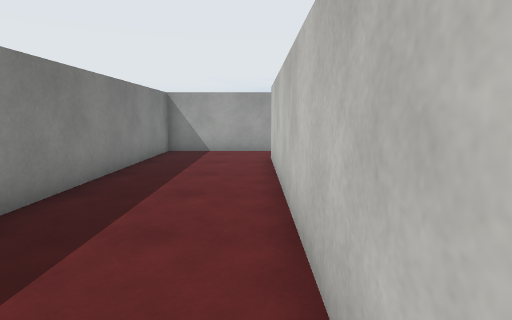
View 1 (above)

19 first-person views from a walk through a scene from a Unity 3-D project. The camera is 1.4 m above the floor, tilts 8° down and sees 80° across. The floor is counted in squares, 1 m on a side. Each view is taken from the middle of a square. On the plan, view 1 faces up. The plan holds only what a view shows up to about 14 squares ahead; the rest is blank. The player is left out. Surface patterns are stand-ins for the level's own textures.

View 2
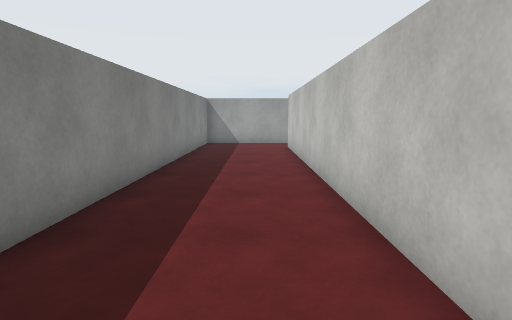

View 3
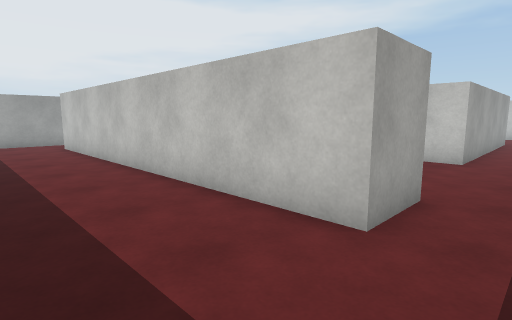

View 4
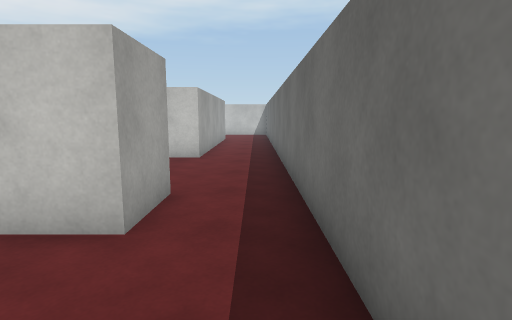

View 5
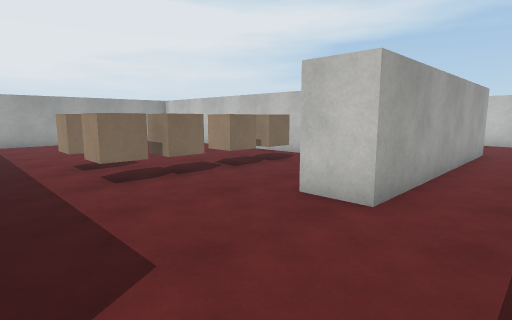

View 6
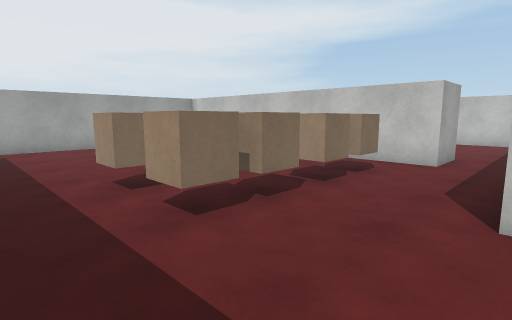

View 7
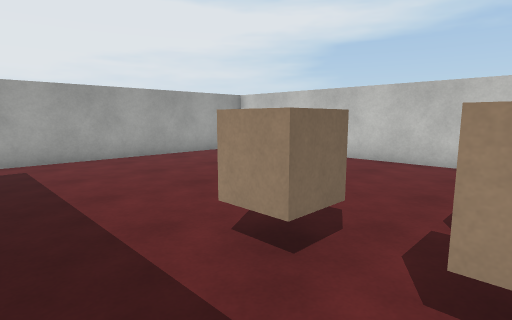

View 8
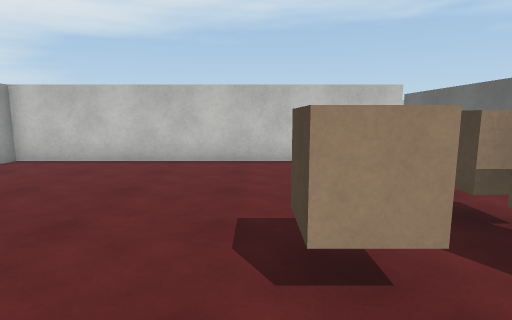

View 9
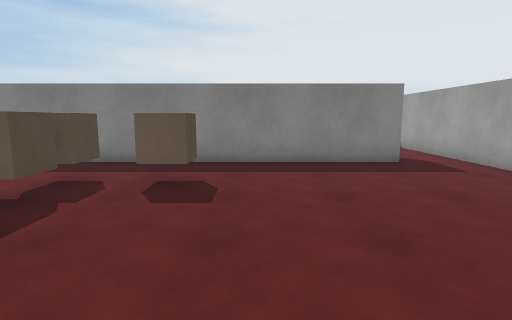

View 10
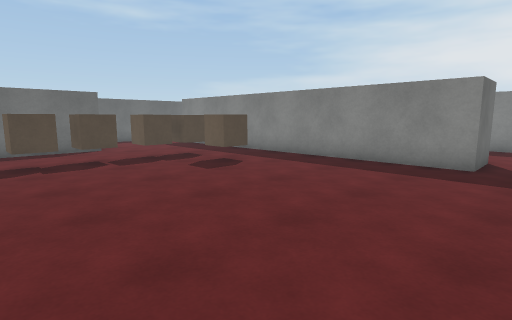

View 11
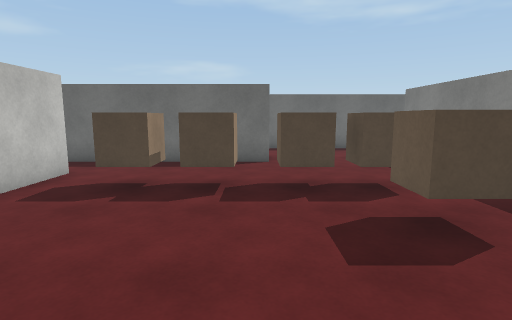

View 12
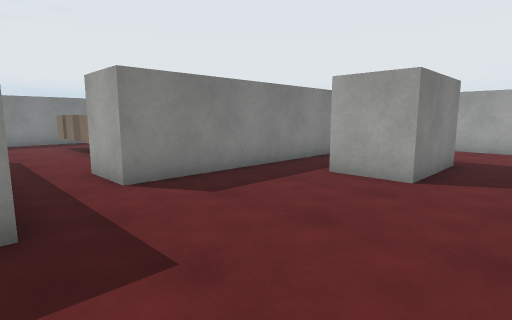

View 13
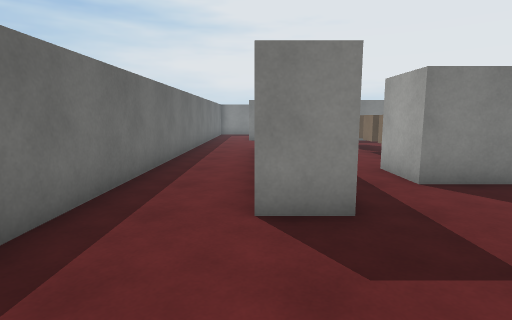

View 14
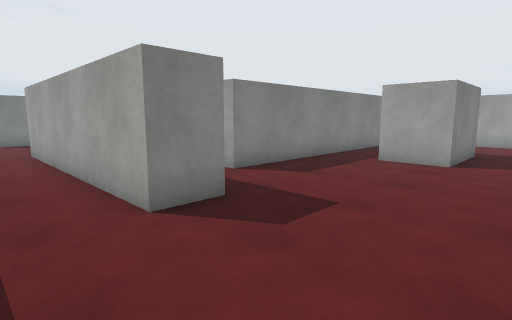

View 15
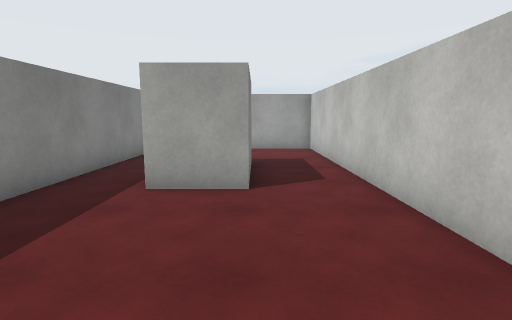

View 16
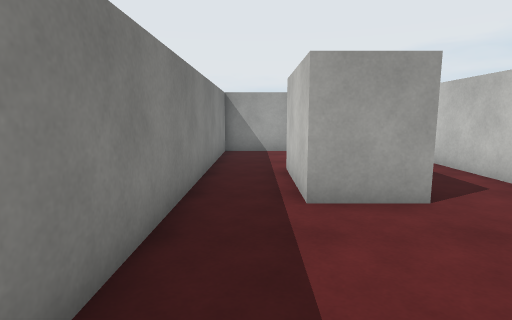

View 17
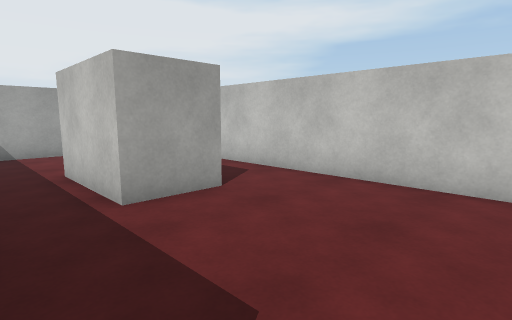

View 18
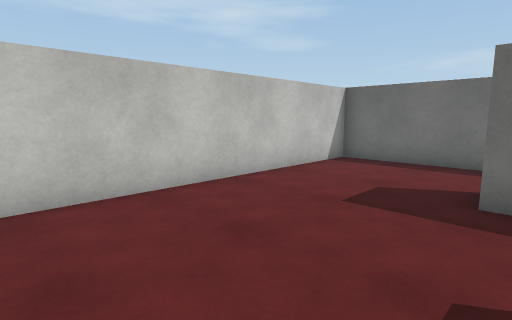

View 19
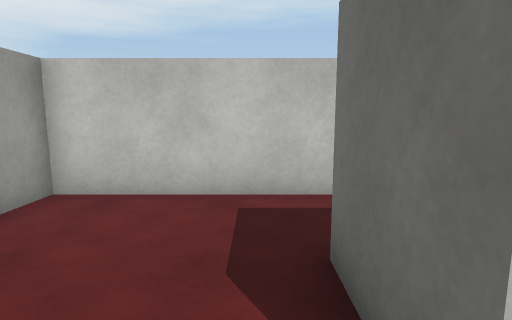

### Floor plan
Points are (right, up) in squares from view 1. A wall is a line through its corners. A room is listed if a view was taken in it or the views show most of it. See-through windows are left out.
Room 1 (views 1, 2, 3, 4)
walls: (0.5, -3.4) (0.5, 10.5); (0.5, 12.7) (-3.7, 12.7) (-3.7, -1); (-2.1, -5.8) (0.4, -5.8)
ways out: opening at (1.5, -4.5) to room 2; opening at (1.5, 11.5) to room 2
Room 2 (views 5, 6, 7, 8, 9, 10, 11)
walls: (12.7, 0.4) (12.7, 12.7) (0.5, 12.7); (7.6, -3) (7.6, -1.6) (11.5, -1.6); (0.5, 10.5) (2.5, 10.5) (2.5, -3.4) (0.5, -3.4); (0.4, -5.8) (6.4, -5.8)
ways out: opening at (1.5, -4.5) to room 1; opening at (1.5, 11.5) to room 1; opening at (7.5, -4.5) to room 3; opening at (12.5, -0.5) to room 3
objects: other object (5, 2) to (6, 2); other object (5, 4) to (6, 5); other object (7, 2); other object (9, 2); other object (10, 2) to (11, 2)
Room 3 (views 12, 13, 14, 15, 16, 17, 18)
walls: (16.4, -1.6) (16.8, -1.6) (16.8, -3) (7.6, -3); (11.5, -1.6) (14, -1.6); (14.7, 4.6) (14.7, 0.4) (12.7, 0.4); (18.9, 4.9) (16.8, 4.9); (6.4, -5.8) (21.4, -5.8) (21.4, 3.5)
ways out: opening at (7.5, -4.5) to room 2; opening at (12.5, -0.5) to room 2; opening at (16, 5) to room 4; opening at (20.5, 4.5) to room 4
Room 4 (view 19)
walls: (16.8, 4.9) (16.8, 8.3) (18.9, 8.3) (18.9, 4.9); (21.4, 3.5) (21.4, 12.7) (14.7, 12.7) (14.7, 4.6)
ways out: opening at (16, 5) to room 3; opening at (20.5, 4.5) to room 3

Positions as (right, up) in squares from view 1, and headings:
1: (0, 0), facing up
2: (-1, -4), facing up
3: (-3, -5), facing up-right
4: (-3, -5), facing right
5: (3, -5), facing up-right
6: (3, -2), facing up-right
7: (3, 2), facing up-right
8: (3, 5), facing right
9: (12, 6), facing left
10: (12, 12), facing down-left
11: (8, 8), facing down
12: (21, -2), facing up-left
13: (21, -3), facing left
14: (21, -5), facing up-left
15: (19, -1), facing up
16: (16, 0), facing up
17: (15, 0), facing up-right
18: (16, 4), facing down-right
19: (16, 9), facing right
